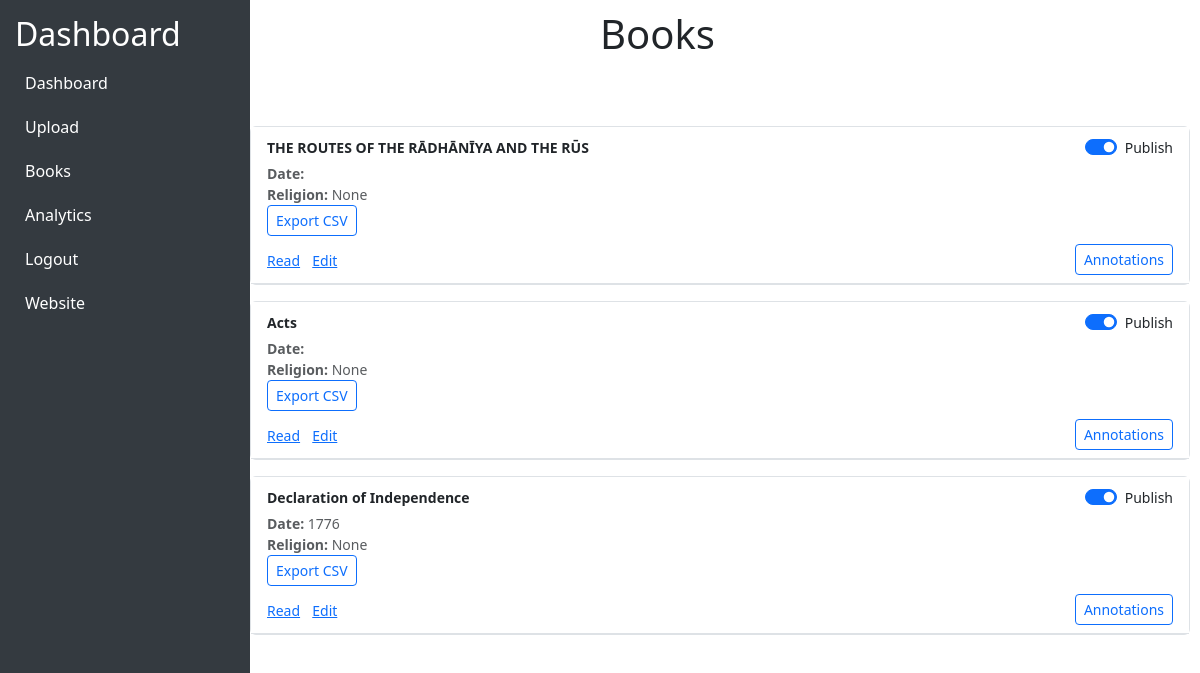
Before: /dashboard/books/ (signed in) with the older database file.
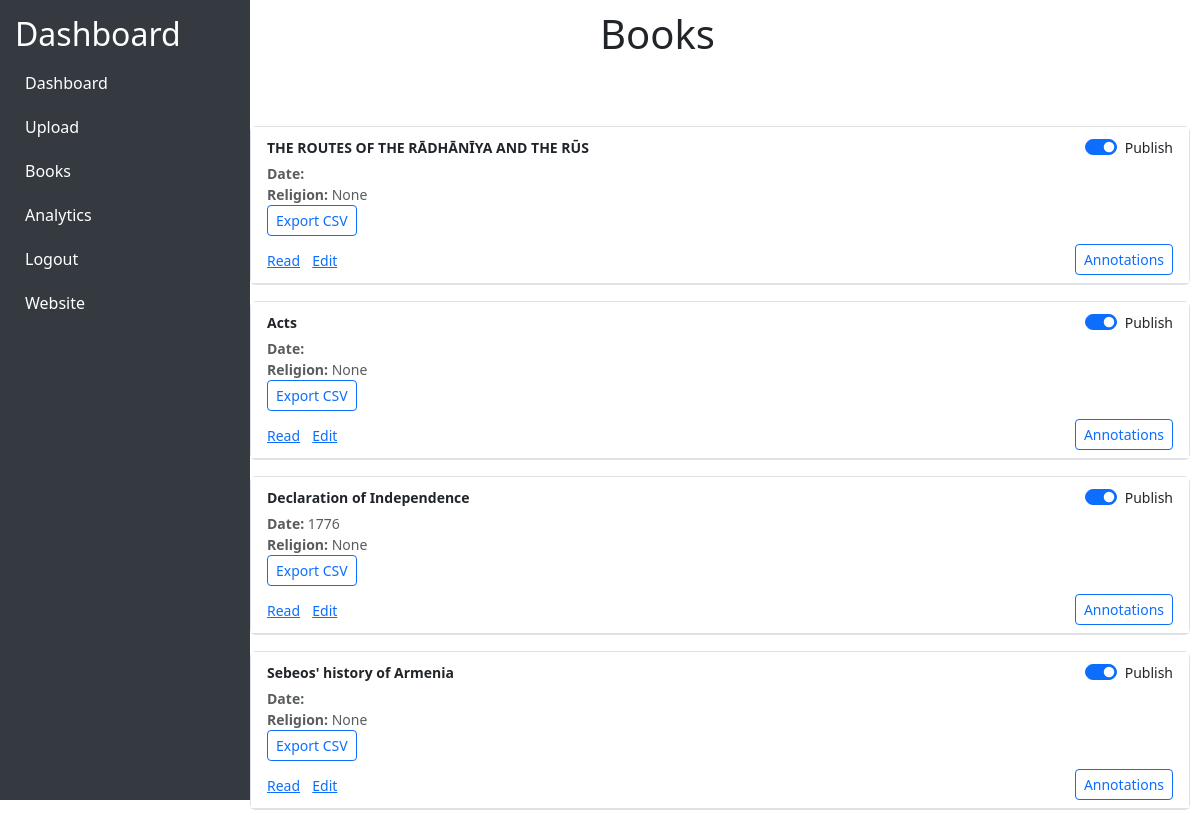
After: the same page with the newer database file.
### api/models.py (models this page shows, shortened)
class Book(models.Model):
    name = models.CharField(max_length=255)
    language = models.ForeignKey(Language, on_delete=models.CASCADE)
    date = models.CharField(max_length=255, default=None)
    religion = models.ForeignKey(Religion, on_delete=models.CASCADE,default=None, null=True, blank=True)
    authors = models.CharField(max_length=255, blank=True, null=True, default=None)
    denomination = models.CharField(max_length=255, blank=True, null=True,default=None)
    translator = models.CharField(max_length=255, blank=True, null=True,default=None)
    book_id = models.CharField(max_length=255, blank=True, null=True,  default=None)
    description = models.CharField(max_length=255, blank=True, null=True, default=None)
    rights = models.CharField(max_length=255, blank=True, null=True, default=None)
    publisher = models.CharField(max_length=255, blank=True, null=True, default=None)
    image = models.ImageField(upload_to="book_images/", default="book_images/default.jpg")
    book_file = models.FileField(upload_to="books/", blank=True, null=True)
    is_published = models.BooleanField(default=False)

### dashboard/views.py (the view)
# urls.py: path("books/", books, name="books"),
def books(request):
    book_objects = Book.objects.all()
    books_data = []
    return render(request, "books.html", {"books": book_objects})

### dashboard/templates/books.html (shortened to what this page needs)
{% extends 'dashbase.html' %}
{% load static %}
{% block extra_head_dash %}
<link rel="stylesheet" href="{% static '/dashboard/css/books.css' %}">
{% endblock %}
{% block content %}
<h1>Books</h1>
<div class="content">
    {% for book in books %}
    <div class="books-container border rounded">
        <div class="list-group list-group-flush">
            <div class="list-group-item py-2 px-3 border-bottom">
                <div class="d-flex justify-content-between align-items-center">
                    <strong class="small">{{ book.name }}</strong>
                    <div class="form-check form-switch mb-0">
                        <input class="form-check-input" type="checkbox" id="publish-{{ book.id }}"
                            onchange="updatePublishStatus('{{ book.id }}')" {% if book.is_published %}checked{% endif %}>
                        <label class="form-check-label small" for="publish-{{ book.id }}">Publish</label>
                    </div>
                </div>
                <div class="text-muted small mt-1">
                    <div><strong>Date:</strong> {{ book.date }}</div>
                    <div><strong>Religion:</strong> {{ book.religion }}</div>
                </div>
                <div>
                    <button class="btn btn-sm btn-outline-primary" onclick="export_csv('{{ book.book_file|escapejs }}')">Export
                        CSV</button>
                </div>
                <div class="mt-2 d-flex justify-content-between align-items-center">
                    <div>
                        <a href="#" class="small me-2">Read</a>
                        <a href="#" class="small me-2">Edit</a>
                    </div>
                    <a href="{% url 'dashboard:annotations' book.id %}"
                        class="btn btn-sm btn-outline-primary">Annotations</a>
                </div>
            </div>
        </div>
    </div>
    {% endfor %}
</div>
{% endblock %}

Changed rows visible on the page:
added Book: name "Sebeos' history of Armenia", is_published "☑", religion "None"
